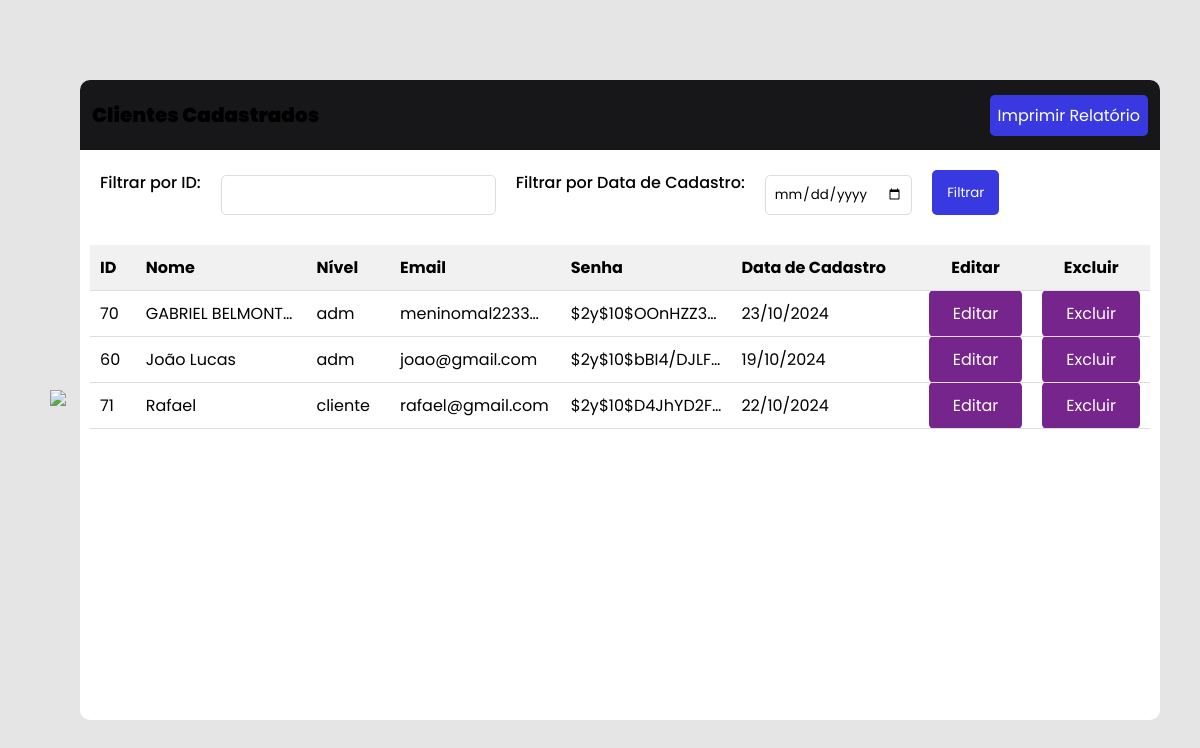
/painelcadastro.php, run on the app's committed database.
### tables this page shows
CREATE TABLE `usuarios` (
  `id` int(11) NOT NULL,
  `nome` varchar(250) NOT NULL,
  `email` varchar(250) NOT NULL,
  `senha` varchar(250) NOT NULL,
  `telefone` varchar(250) NOT NULL,
  `cpf` varchar(250) NOT NULL,
  `endereco` varchar(250) NOT NULL,
  `nivel` text NOT NULL DEFAULT 'cliente',
  `data_cadastro` datetime DEFAULT current_timestamp()
);

### painelcadastro.php (the view, shortened to what this page needs)
<!DOCTYPE html>
<html lang="pt-br">
<head>
  <link rel="stylesheet" href="style.css">
  <link href='https://unpkg.com/boxicons@2.1.1/css/boxicons.min.css' rel='stylesheet'>
</head>
<body>
  <div class="back-button">
    <a href="perfil.php" title="Voltar para a página perfil"><img src="https://cdn-icons-png.flaticon.com/512/66/66822.png" alt="Voltar para a página perfil"></a>
  </div>
  <div class="container">
    <div class="header">
      <span>Clientes Cadastrados</span>
      <button onclick="window.print()" id="print-button">Imprimir Relatório</button>
    </div>
    <form method="GET" class="filter-form">
      <label for="filtro_id">Filtrar por ID:</label>
      <input type="number" id="filtro_id" name="filtro_id" required>
      <label for="filtro_data">Filtrar por Data de Cadastro:</label>
      <input type="date" id="filtro_data" name="filtro_data">
      <button type="submit">Filtrar</button>
    </form>
    <div class="divTable">
      <table class="table table-bordered table-striped">
        <thead class="thead-dark">
          <tr>
            <th>ID</th>
            <th>Nome</th>
            <th>Nível</th>
            <th>Email</th>
            <th>Senha</th>
            <th>Data de Cadastro</th>
            <th class="acao">Editar</th>
            <th class="acao">Excluir</th>
          </tr>
        </thead>
        <tbody>
          <?php
          include "conexao.php";
          $result_usuarios = "SELECT * FROM usuarios WHERE 1=1";
          $result_usuarios .= " ORDER BY nome ASC";
          $resultado_usuarios = mysqli_query($conn, $result_usuarios);
          if (mysqli_num_rows($resultado_usuarios) > 0) {
            while ($linha = mysqli_fetch_assoc($resultado_usuarios)) {
              echo "<tr>";
              echo "<td>" . $linha['id'] . "</td>";
              echo "<td>" . $linha['nome'] . "</td>";
              echo "<td>" . $linha['nivel'] . "</td>";
              echo "<td>" . $linha['email'] . "</td>";
              echo "<td>" . $linha['senha'] . "</td>";
              echo "<td>" . date('d/m/Y', strtotime($linha['data_cadastro'])) . "</td>";
              echo "<td class='acao'><a href='editarusuario.php?id=" . $linha['id'] . "' class='btn btn-primary btn-sm'>Editar</a></td>";
              echo "<td class='acao'><a href='excluir.php?id=" . $linha['id'] . "' class='btn btn-danger btn-sm'>Excluir</a></td>";
              echo "</tr>";
            }
          } else {
            echo "<tr><td colspan='8'>Nenhum registro encontrado.</td></tr>";
          }
          ?>
        </tbody>
      </table>
    </div>
  </div>
</body>
</html>

### assets/css/style.css (style rules this page uses)
:root { --primary-color: #76258C; --primary-color-dark: rgb(189, 6, 245); --secondary-color: #15151f; --secondary-color-dark: #0a0b0f; --text-light: #6b7280; --extra-light: #f8f7fd; --white: #ffffff; --max-width: 1200px; }
* { padding: 0; margin: 0; box-sizing: border-box; }
.btn { padding: 0.75rem 1.5rem; font-size: 1rem; font-family: inherit; color: var(--white); background-color: var(--primary-color); outline: none; border: none; border-radius: 5px; transition: 0.3s; cursor: pointer; }
img { width: 100%; display: flex; }
a { text-decoration: none; color: var(--white); }
html, body { scroll-behavior: smooth; }
body { font-family: "Poppins", sans-serif; }
.header { padding-block: 5rem; background-image: linear-gradient(rgba(0, 0, 0, 0.9), rgba(0, 0, 0, 0.9)), url("https://www.cora.com.br/blog/wp-content/uploads/elementor/thumbs/como_abrir_uma_empresa_de_tecnologia_da_informacao-ptybadgjx21q8a29zb8maopfap9riewse8qczcffy8.jpg"); background-size: cover; background-position: center center; background-repeat: no-repeat; }
@media (width > 768px) { .header { padding-top: 0; } }

### painelcadastro.php (style rules this page uses)
* { margin: 0; padding: 0; box-sizing: border-box; font-family: 'Poppins', sans-serif; }
body { width: 100vw; height: 100vh; display: flex; align-items: center; justify-content: center; background-color: rgba(0, 0, 0, 0.1); }
.container { width: 90%; height: 80%; border-radius: 10px; background: white; overflow: hidden; }
.header { min-height: 70px; display: flex; align-items: center; justify-content: space-between; padding: 0 12px; background-color: rgba(57, 57, 226, 0.1); }
.header span { font-weight: 900; font-size: 20px; }
#print-button { font-size: 16px; padding: 8px; border-radius: 5px; border: none; color: white; background-color: rgb(57, 57, 226); cursor: pointer; }
.divTable { padding: 10px; overflow: auto; }
table { width: 100%; border-collapse: collapse; }
thead { background-color: #f1f1f1; }
th, td { padding: 10px; text-align: left; border-bottom: 1px solid #ddd; }
th { font-weight: bold; }
.acao { text-align: center; width: 100px; }
td { max-width: 150px; overflow: hidden; text-overflow: ellipsis; white-space: nowrap; }
.back-button { position: relative; margin: 10px; }
.back-button img { width: 20px; height: 20px; }
.filter-form { display: flex; gap: 20px; margin: 20px; }
.filter-form label { display: flex; flex-direction: column; font-weight: 500; }
.filter-form input { margin-top: 5px; padding: 8px; border: 1px solid #ddd; border-radius: 5px; font-family: 'Poppins', sans-serif; }
.filter-form button { padding: 10px 15px; border: none; border-radius: 5px; background-color: rgb(57, 57, 226); color: white; font-family: 'Poppins', sans-serif; cursor: pointer; transition: background-color 0.3s; }

### data on the page
usuarios: id "70", nome "GABRIEL BELMONT…", nivel "adm", email "meninomal2233…", senha "$2y$10$OOnHZZ3…", data_cadastro "23/10/2024"
usuarios: id "60", nome "João Lucas", nivel "adm", email "joao@gmail.com", senha "$2y$10$bBI4/DJLF…", data_cadastro "19/10/2024"
usuarios: id "71", nome "Rafael", nivel "cliente", email "rafael@gmail.com", senha "$2y$10$D4JhYD2F…", data_cadastro "22/10/2024"
